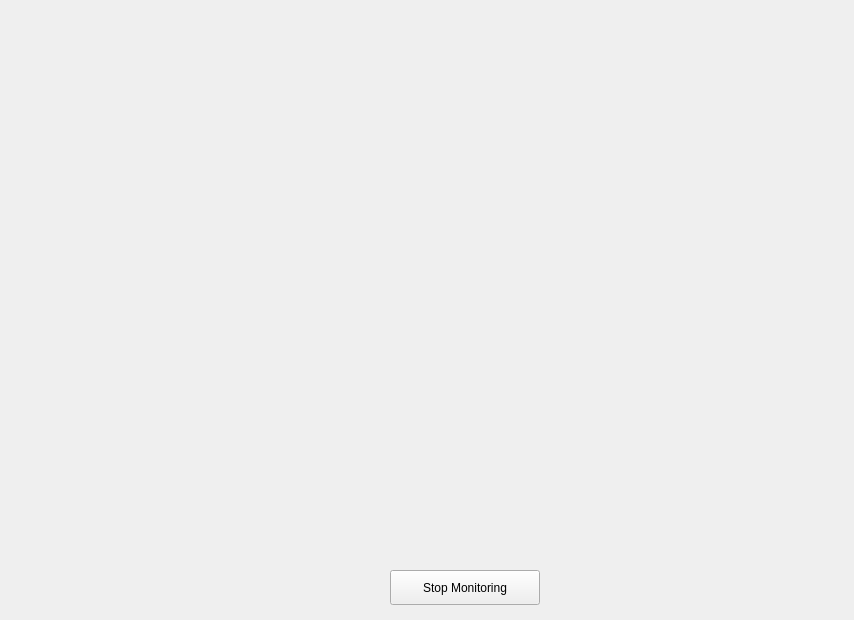
<?xml version="1.0" encoding="UTF-8"?>
<ui version="4.0">
 <class>MainWindow</class>
 <widget class="QMainWindow" name="MainWindow">
  <property name="geometry">
   <rect>
    <x>0</x>
    <y>0</y>
    <width>854</width>
    <height>620</height>
   </rect>
  </property>
  <property name="minimumSize">
   <size>
    <width>854</width>
    <height>620</height>
   </size>
  </property>
  <property name="maximumSize">
   <size>
    <width>854</width>
    <height>620</height>
   </size>
  </property>
  <property name="windowTitle">
   <string>Weapon Detection</string>
  </property>
  <widget class="QWidget" name="centralwidget">
   <widget class="QLabel" name="label_detection">
    <property name="geometry">
     <rect>
      <x>10</x>
      <y>10</y>
      <width>854</width>
      <height>600</height>
     </rect>
    </property>
    <property name="minimumSize">
     <size>
      <width>854</width>
      <height>600</height>
     </size>
    </property>
    <property name="maximumSize">
     <size>
      <width>854</width>
      <height>601</height>
     </size>
    </property>
    <property name="text">
     <string/>
    </property>
   </widget>
   <widget class="QPushButton" name="stop_detection_button">
    <property name="geometry">
     <rect>
      <x>390</x>
      <y>570</y>
      <width>150</width>
      <height>35</height>
     </rect>
    </property>
    <property name="text">
     <string>Stop Monitoring</string>
    </property>
   </widget>
  </widget>
 </widget>
 <resources/>
 <connections/>
</ui>
